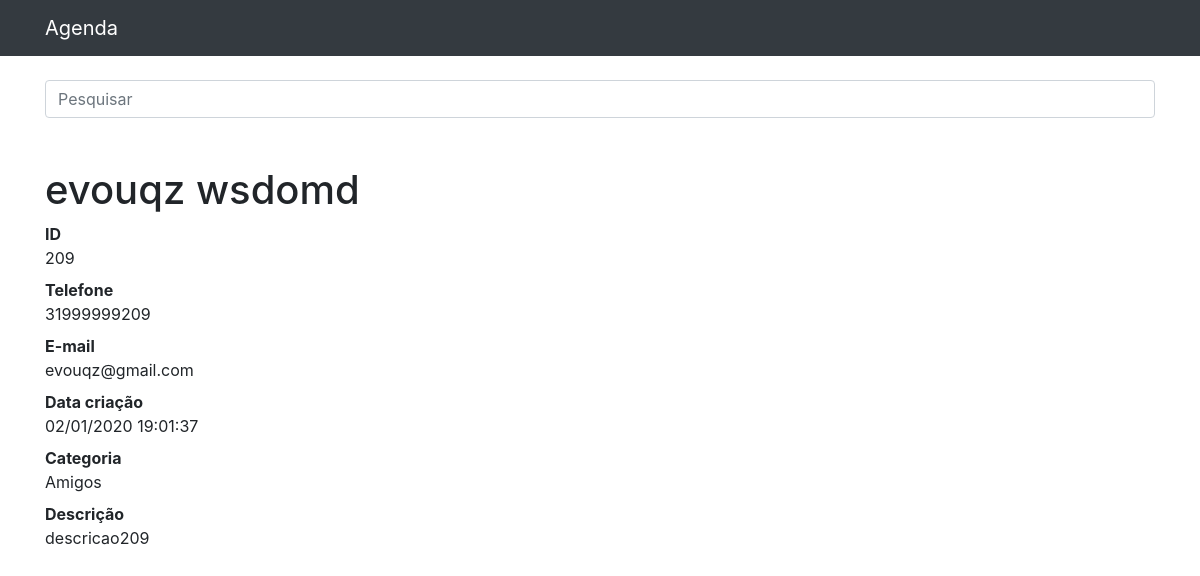
/209, run on the app's committed database.
### contatos/models.py (models this page shows, shortened)
class Contato(models.Model):
    nome = models.CharField(max_length=255)
    sobrenome = models.CharField(max_length=255, blank=True)
    telefone = models.CharField(max_length=255)
    email = models.CharField(max_length=255, blank=True)
    data_criacao = models.DateTimeField(default=timezone.now)
    descricao = models.TextField(blank=True)
    categoria = models.ForeignKey(Categoria, on_delete=models.DO_NOTHING)
    mostrar = models.BooleanField(default=True)
    foto = models.ImageField(blank=True, upload_to='fotos/%Y/%m/')

class Categoria(models.Model):
    nome = models.CharField(max_length=255)
    def __str__(self):
        return self.nome

### contatos/views.py (the view)
# urls.py: path('<int:contato_id>', views.ver_contato, name='ver_contato'),
def ver_contato(request, contato_id):
    contato = get_object_or_404(Contato, id=contato_id)
    if not contato.mostrar:
        raise Http404()
    return render(request, 'contatos/ver_contato.html', {
        'contato': contato
    })

### contatos/templates/contatos/ver_contato.html (shortened to what this page needs)
{% extends 'base.html' %}
{% block 'conteudo' %}
  <h1 class="mt-5">{{ contato.nome }} {{ contato.sobrenome }}</h1>
  <dl>
    <dt>ID</dt>
    <dd>{{ contato.id }}</dd>
    <dt>Telefone</dt>
    <dd>{{ contato.telefone }}</dd>
    <dt>E-mail</dt>
    <dd>{{ contato.email }}</dd>
    <dt>Data criação</dt>
    <dd>{{ contato.data_criacao | date:'d/m/Y H:m:s' }}</dd>
    <dt>Categoria</dt>
    <dd>{{ contato.categoria }}</dd>
    <dt>Descrição</dt>
    <dd>
      {{ contato.descricao }}
    </dd>
  </dl>
{% endblock %}

### data on the page
Contato: nome "evouqz", sobrenome "wsdomd", id "209", telefone "31999999209", email "evouqz@gmail.com", data_criacao "02/01/2020 19:01:37", categoria "Amigos", descricao "descricao209"
